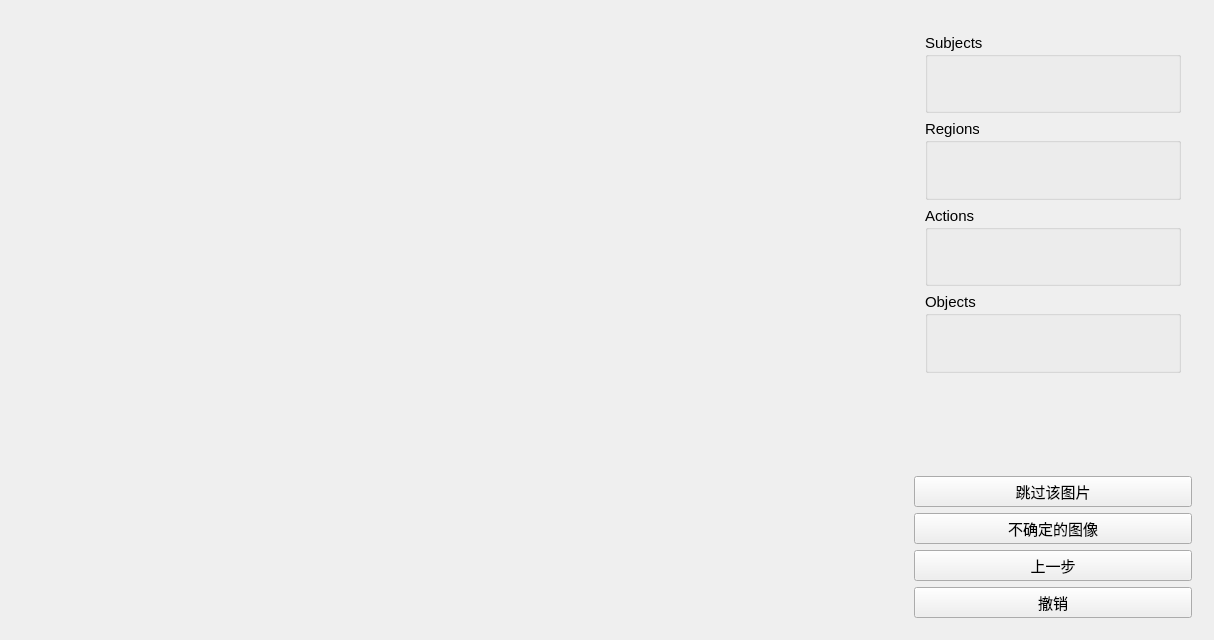
<?xml version="1.0" encoding="UTF-8"?>
<ui version="4.0">
 <class>MainWidget</class>
 <widget class="QWidget" name="MainWidget">
  <property name="geometry">
   <rect>
    <x>0</x>
    <y>0</y>
    <width>1214</width>
    <height>640</height>
   </rect>
  </property>
  <property name="font">
   <font>
    <family>Arial</family>
    <pointsize>11</pointsize>
   </font>
  </property>
  <property name="windowTitle">
   <string>MainWidget</string>
  </property>
  <layout class="QHBoxLayout" name="horizontalLayout_3">
   <item>
    <layout class="QHBoxLayout" name="horizontalLayout_2">
     <item>
      <widget class="QWidget" name="widget_show" native="true"/>
     </item>
     <item>
      <widget class="QWidget" name="widget_oper" native="true">
       <property name="maximumSize">
        <size>
         <width>300</width>
         <height>16777215</height>
        </size>
       </property>
       <layout class="QVBoxLayout" name="verticalLayout_5">
        <item>
         <layout class="QVBoxLayout" name="verticalLayout_2">
          <item>
           <widget class="QWidget" name="widget" native="true">
            <layout class="QVBoxLayout" name="verticalLayout">
             <item>
              <layout class="QVBoxLayout" name="verticalLayout_6">
               <item>
                <widget class="QGroupBox" name="groupBox_subjects">
                 <property name="title">
                  <string>Subjects</string>
                 </property>
                </widget>
               </item>
               <item>
                <widget class="QGroupBox" name="groupBox_regions">
                 <property name="title">
                  <string>Regions</string>
                 </property>
                </widget>
               </item>
               <item>
                <widget class="QGroupBox" name="groupBox_actions">
                 <property name="title">
                  <string>Actions</string>
                 </property>
                </widget>
               </item>
               <item>
                <widget class="QGroupBox" name="groupBox_objects">
                 <property name="title">
                  <string>Objects</string>
                 </property>
                </widget>
               </item>
               <item>
                <widget class="QWidget" name="widget_2" native="true"/>
               </item>
              </layout>
             </item>
            </layout>
           </widget>
          </item>
          <item>
           <widget class="QPushButton" name="pushButton_skip">
            <property name="text">
             <string>跳过该图片</string>
            </property>
           </widget>
          </item>
          <item>
           <widget class="QPushButton" name="pushButton_confused">
            <property name="text">
             <string>不确定的图像</string>
            </property>
           </widget>
          </item>
          <item>
           <widget class="QPushButton" name="pushButton_prev">
            <property name="text">
             <string>上一步</string>
            </property>
           </widget>
          </item>
          <item>
           <widget class="QPushButton" name="pushButton_cancel">
            <property name="text">
             <string>撤销</string>
            </property>
           </widget>
          </item>
         </layout>
        </item>
       </layout>
      </widget>
     </item>
    </layout>
   </item>
  </layout>
 </widget>
 <layoutdefault spacing="6" margin="11"/>
 <resources/>
 <connections/>
</ui>
